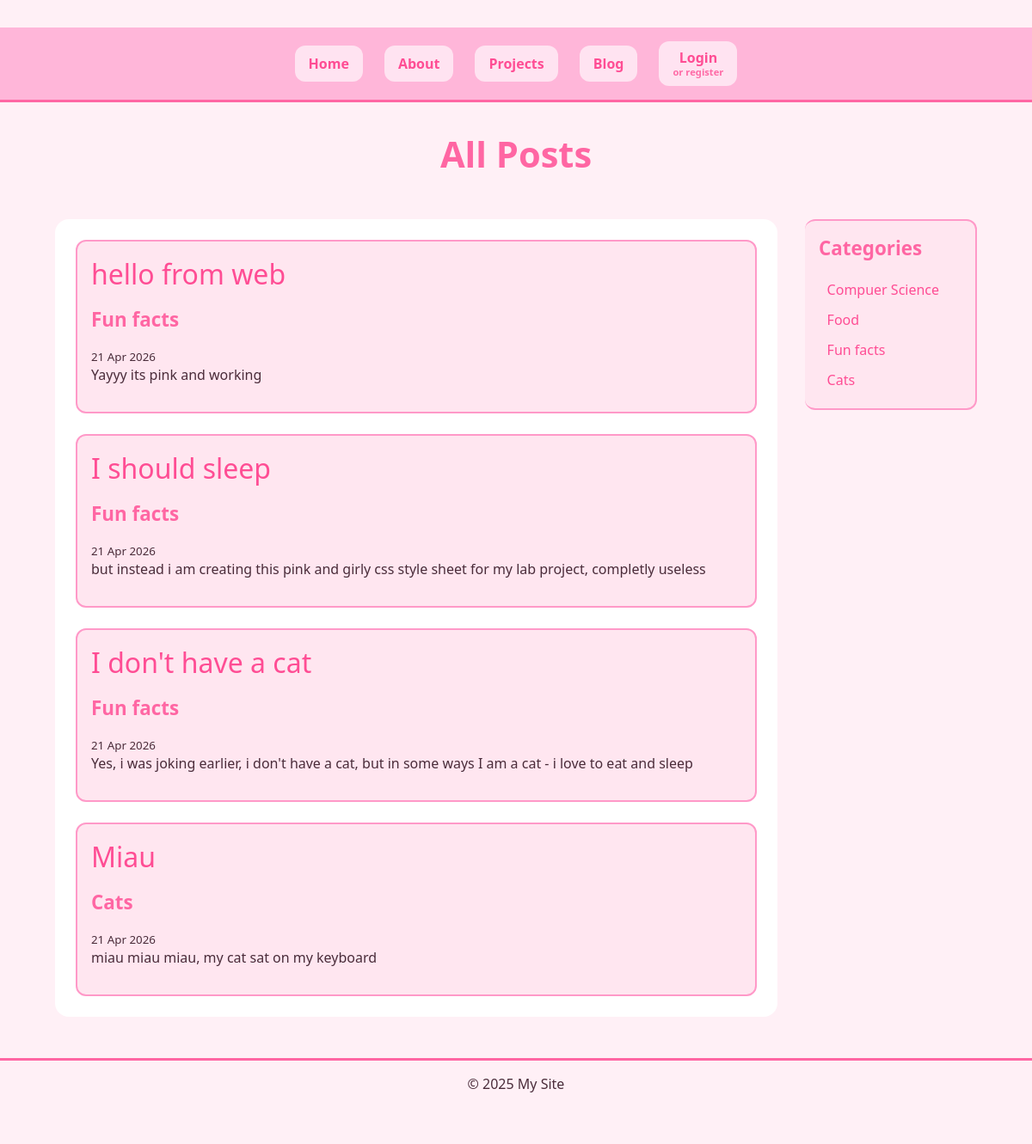
Screenshot of /blog/ with the database file from the repository.
### blog/models.py (models this page shows, shortened)
class Post(models.Model):
    title    = models.CharField(max_length=200)
    slug     = models.SlugField(unique=True)
    body     = models.TextField()
    pub_date = models.DateTimeField(auto_now_add=True)
    category = models.ForeignKey(
        Category,
        on_delete=models.SET_NULL,
        null=True,
        blank=True,
        related_name="posts"
    )
    view_count = models.PositiveIntegerField(default=0)
    class Meta:
        ordering = ["-pub_date"]

class Category(models.Model):
    name = models.CharField(max_length=100)
    slug = models.SlugField(unique=True)

### blog/views.py (the view)
# urls.py: path("", views.post_list, name="post-list"),
def post_list(request):
    posts = Post.objects.select_related("category")
    categories = Category.objects.all()
    return render(request, "blog/post_list.html", {
        "posts": posts, "categories": categories,
    })

### blog/templates/blog/post_list.html (shortened to what this page needs)
{% extends "pages/base.html" %}
{% block content %}
<h1>
    {% if active_category %}Posts in: {{ active_category.name }}
    {% else %}All Posts{% endif %}
</h1>
<div class="blog-layout">
    <section class="post-list">
        {% for post in posts %}
        <article>
            <h2><a href="{% url 'blog:post-detail' post.slug %}">{{ post.title }}</a></h2>
            <h3>{{ post.category.name }}</h3>
            <small>{{ post.pub_date|date:"d M Y" }}</small>
            <p>{{ post.body|truncatewords:30 }}</p>
        </article>
        {% empty %}
        <p>No posts yet.</p>
        {% endfor %}
    </section>
    <aside class="category-sidebar">
        <h3>Categories</h3>
        <ul>
            {% for cat in categories %}
            <li><a href="{% url 'blog:category-posts' cat.slug %}">{{ cat.name }}</a></li>
            {% endfor %}
        </ul>
    </aside>
</div>
{% endblock %}

### pages/templates/pages/base.html (shortened to what this page needs)
<!DOCTYPE html>
<html lang="en">
<head>
    {% load static %}
    <link rel="stylesheet" href="{% static 'pages/style.css' %}">
</head>
<body>
    <header>
        <nav>
            <a href="{% url 'home' %}">Home</a>
            <a href="{% url 'about' %}">About</a>
            <a href="{% url 'projects' %}">Projects</a>
            <a href="{% url 'blog:post-list' %}">Blog</a>
            {% if user.is_authenticated %}
            <div class="user-nav">
                <span class="user-greeting">Hello, {{ user.username }}</span>
                <a href="{% url 'profile' %}">Profile</a>
                <form method="POST" action="{% url 'logout' %}">
                    {% csrf_token %}
                    <button type="submit" class="logout-btn">Logout</button>
                </form>
            </div>
            {% else %}
            <a href="{% url 'login' %}" class="login-link">
                <span>Login</span>
                <small>or register</small>
            </a>
            {% endif %}
        </nav>
    </header>
    <main>
        {% block content %}{% endblock %}
    </main>
    <footer>
        <p>{% block footer_text %}© 2025 My Site{% endblock %}</p>
    </footer>
</body>
</html>

### pages/static/pages/style.css (style rules this page uses)
*, *::before, *::after { box-sizing: border-box; margin: 0; padding: 0; }
:root { --font-main: 'Segoe UI', system-ui, sans-serif; --spacing-md: 1rem; --spacing-lg: 2rem; --primary-color: #ff66a3; --text-color: #4a2c3a; --bg-color: lab(96.09% 6.06 -1.08); }
body { font-family: var(--font-main); color: #4a2c3a; background: #fff0f6; font-size: 16px; padding: var(--spacing-lg); display: flex; flex-direction: column; align-items: center; }
h1, h2, h3 { color: #ff66a3; margin-bottom: var(--spacing-md); }
h1 { font-size: 2.6rem; text-align: center; width: 100%; }
h2 { font-size: 2rem; }
h3 { font-size: 1.4rem; }
a { color: #ff4d94; text-decoration: none; font-weight: 500; }
p { margin-bottom: var(--spacing-md); }
ul, ol { padding-left: 1.5rem; }
header { background: #ffb6d9; padding: 1rem 2rem; border-bottom: 3px solid #ff66a3; width: 100vw; }
footer { border-top: 3px solid #ff66a3; padding: 1rem; text-align: center; background: #fff0f6; width: 100vw; }
nav { display: flex; gap: 25px; align-items: center; justify-content: center; }
nav a { display: block; padding: 0.6rem 1rem; border-radius: 12px; text-decoration: none; color: #ff4d94; background: #ffe3f1; font-weight: bold; }
main { display: flex; flex-direction: column; align-items: center; gap: var(--spacing-lg); padding: var(--spacing-lg); width: 100%; }
article { flex: 1; background: #ffe6f0; padding: var(--spacing-md); border: 2px solid #ff99c8; border-radius: 12px; }
aside { flex: 0 0 250px; border-left: 3px solid #ff66a3; padding-left: 1rem; background: #fff0f6; border-radius: 8px; }
section { background: white; padding: 1.5rem; border-radius: 16px; margin-bottom: 1rem; }
.blog-layout { display: flex; gap: var(--spacing-lg); width: 100%; align-items: flex-start; }
.post-list { flex: 1; display: flex; flex-direction: column; gap: 1.5rem; }
.category-sidebar { flex: 0 0 200px; background: #ffe6f0; border: 2px solid #ff99c8; border-radius: 12px; padding: var(--spacing-md); border-left: none; }
.category-sidebar ul { list-style: none; padding: 0; margin-top: 0.5rem; }
.category-sidebar ul li a { display: block; padding: 0.4rem 0.6rem; border-radius: 8px; color: #ff4d94; font-weight: 500; }
.login-link { display: flex; flex-direction: column; align-items: center; line-height: 1.2; }
.login-link small { font-size: 0.7rem; opacity: 0.8; }

### rows the page displays
Post: title "hello from web", category.name "Fun facts", pub_date "21 Apr 2026", body "Yayyy its pink and working"
Post: title "I should sleep", category.name "Fun facts", pub_date "21 Apr 2026", body "but instead i am creating this pink and girly css style sheet for my lab project, completly useless"
Post: title "I don't have a cat", category.name "Fun facts", pub_date "21 Apr 2026", body "Yes, i was joking earlier, i don't have a cat, but in some ways I am a cat - i love to eat and sleep"
Post: title "Miau", category.name "Cats", pub_date "21 Apr 2026", body "miau miau miau, my cat sat on my keyboard"
Category: name "Compuer Science"
Category: name "Food"
Category: name "Fun facts"
Category: name "Cats"
